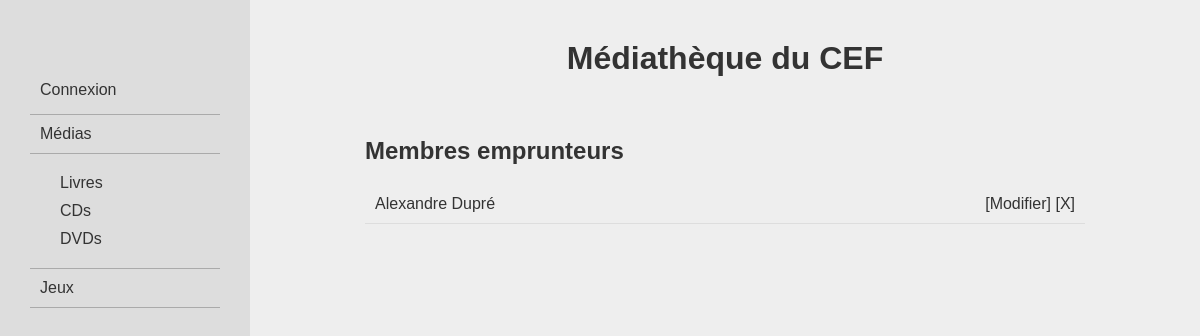
The page /membres on the database as committed earlier.
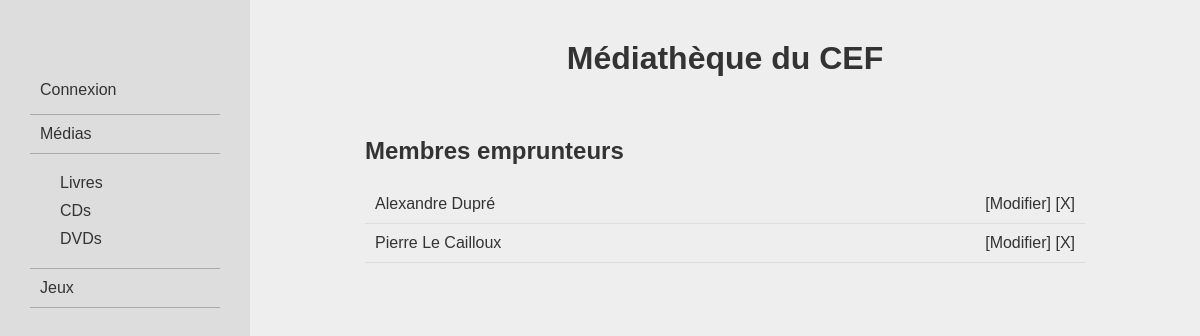
The same page on the database as committed later.
### logisticMediatheque/models.py (models this page shows)
class Membres (models.Model):
    firstname = models.CharField(max_length=100)
    lastname = models.CharField(max_length=100)
    email = models.EmailField()
    canLoan = models.BooleanField(default=True)
    numLoan = models.IntegerField(default=0)

### logisticMediatheque/views.py (the view)
# urls.py: path('membres', views.listMembres, name = 'listMembres'),
def listMembres(request):
    return render(request, "logisticMediatheque/listMembres.html", {"membres": Membres.objects.all()})

### logisticMediatheque/templates/logisticMediatheque/listMembres.html
{% extends 'logisticMediatheque/base.html' %}
{% block content %}
    <h2>Membres emprunteurs</h2>
    {% for membre in membres %}
    <div class="item">
        <a href="{% url 'logisticMediatheque:membreDetail' membre.id %}">{{membre.firstname}} {{membre.lastname}}</a>
        <div class="itemActions">
            <a href="{% url 'logisticMediatheque:updateMembre' membre.id %}">[Modifier]</a>
            <a href="{% url 'logisticMediatheque:removeMembre' membre.id %}">[X]</a>
        </div>
    </div>
    {% endfor %}
{% endblock content %}

### logisticMediatheque/templates/logisticMediatheque/base.html (shortened to what this page needs)
{% load static %}
<!DOCTYPE html>
<html lang="fr">
<head>
    <link rel="stylesheet" href="{% static 'css/style.css' %}">
</head>
<body>
    <div class="flexWrap">
        {% if user.is_authenticated %}
            {% include "logisticMediatheque/menus/menuManage.html" %}
        {% else %}
            {% include "logisticMediatheque/menus/menuMembre.html" %}
        {% endif %}
        <div id="content">
            <h1>Médiathèque du CEF</h1>
            <div id="wrapContent">
                {% block content %}{% endblock %}
            </div>
        </div>
    </div>
</body>
</html>

### logisticMediatheque/templates/logisticMediatheque/menus/menuMembre.html
<nav id="itemNav">
    <ul>
        {% include "logisticMediatheque/menus/menuAuth.html" %}
        <li><a href="{% url 'logisticMediatheque:dashboard' %}">Médias</a></li>
        <li class="submenu">
            <ul>
                <li>
                    <a href="{% url 'logisticMediatheque:listMedias' 'livre' %}">Livres</a>
                </li>
                <li>
                    <a href="{% url 'logisticMediatheque:listMedias' 'cd' %}">CDs</a>
                </li>
                <li>
                    <a href="{% url 'logisticMediatheque:listMedias' 'dvd' %}">DVDs</a>
                </li>
            </ul>
        </li>
        <li class="flexItemNav">
            <a href="{% url 'logisticMediatheque:listJeux' %}">Jeux</a>
        </li>
    </ul>
</nav>

### logisticMediatheque/templates/logisticMediatheque/menus/menuAuth.html
<li class="auth">
    {% if user.is_authenticated %}
        <p>Connecté : {{user.username}}</p>
        <p><a href="{% url 'manage:logout' %}">Déconnexion</a></p>
    {% else %}
        <p><a href="{% url 'manage:login' %}">Connexion</a></p>
    {% endif %}
</li>

### mediathequeCEF/static/css/style.css (style rules this page uses)
body { background-color: #eee; color:#333; font-family: sans-serif; margin:0; box-sizing: border-box; }
ul { list-style: none; padding: 0 0 0 20px; }
li { margin: 10px 0; }
a { text-decoration: none; color:#333; }
p { margin: 5px 0; }
h1 { text-align: center; margin: 20px 0 60px; }
.flexWrap { display: flex; }
#itemNav { width: 30%; max-width: 250px; min-height: 100vw; background: #ddd; }
#itemNav > ul { padding: 50px 30px; }
#itemNav > ul > li { border-bottom: 1px solid #aaa; margin: 0; padding: 10px; }
.submenu li, .flexItemNav { display: flex; justify-content: space-between; }
#content { padding: 20px; width: 100%; height: 100%; }
#wrapContent { max-width: 720px; margin: 0 auto; }
.item { border-bottom: 1px solid #ddd; margin: 0; padding: 10px; display: flex; justify-content: space-between; }

Rows that differ between the two databases and show on the page:
added Membres: firstname "Pierre", lastname "Le Cailloux"
